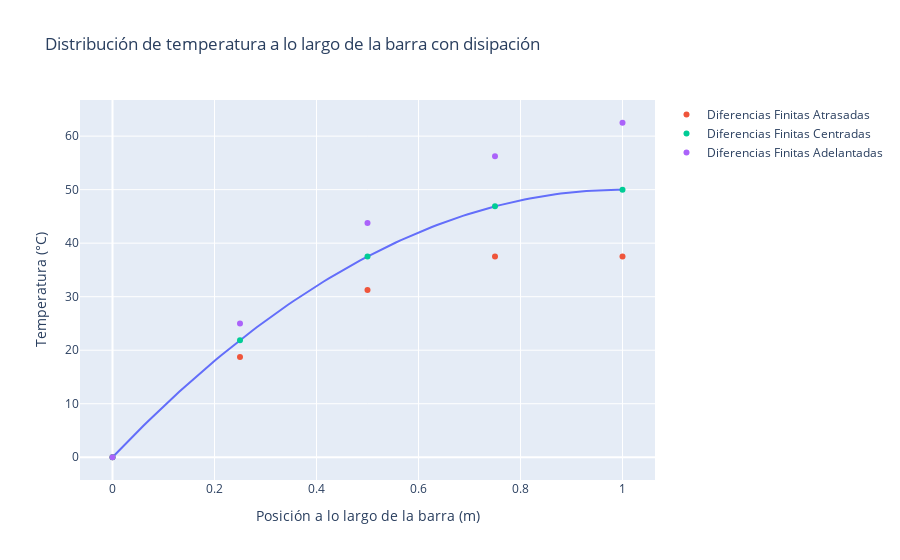

The cell this chart's notebook holds for it:
### Markdown cell above
#

### Code cell
# ------ Solución analítica ------
q = 1 / (L * W * H)  # W/m^3

def T_disipacion_un_extremo_aislado(x):
    """Calcula la temperatura en un punto x a lo largo de la barra cuando un extremo está aislado y hay disipación."""
    return (q/k)*(L*x - (x**2)/2) + T1

T_analitica = T_disipacion_un_extremo_aislado(x)

# ---------------------------------------------





# ---- Diferencias finitas, construcción de la matriz K -----
Nx = 5
dx = L / (Nx - 1)
K = np.zeros((Nx, Nx))
np.fill_diagonal(K, -2)

np.fill_diagonal(K[:-1, 1:], 1)
np.fill_diagonal(K[1:, :-1], 1)


# Condiciones de contorno izquierda
K[0,:] = 0
K[0,0] = 1
# ------------------------------------------------------------


# ------- Diferencias finitas atrasadas ------
# Tn = Tn-1
K[-1,:] = 0
K[-1,-1] = 1
K[-1,-2] = -1

Q = np.ones(Nx)*(-q/k)*dx**2 # Añadimos la disipación
Q[0] = T1
Q[-1] = 0

T_diff_finitas_atrasadas = np.linalg.solve(K, Q)
# ------------------------------------

# ------- Diferencias finitas centradas ------
# Tn = Tn-1 + q*dx^2/2k
K[-1,:] = 0
K[-1,-1] = -1
K[-1,-2] = 1
Q[-1] = -((q/k)*dx**2)/2

T_diff_finitas_centradas = np.linalg.solve(K, Q)
# ------------------------------------

# ------- Diferencias finitas adelantadas ------
# Tn-1 -Tn = -q*dx^2/2k
K[-1,:] = 0
K[-1,-1] = -1
K[-1,-2] = 1
Q[-1] = -((q/k)*dx**2)

T_diff_finitas_adelantadas = np.linalg.solve(K, Q)
# ------------------------------------

# ------- Pintamos los resultados ------

# Solucion analítica
fig = px.line(
    x=x,
    y=T_analitica,
    labels={"x": "Posición a lo largo de la barra (m)", "y": "Temperatura (°C)"},
    title="Distribución de temperatura a lo largo de la barra con disipación",
)

# Datos de diferencias finitas
fig.add_scatter(
    x=np.linspace(0, L, Nx),
    y=T_diff_finitas_atrasadas,
    mode="markers",
    name="Diferencias Finitas Atrasadas"
)
fig.add_scatter(
    x=np.linspace(0, L, Nx),
    y=T_diff_finitas_centradas,
    mode="markers",
    name="Diferencias Finitas Centradas"
)

fig.add_scatter(
    x=np.linspace(0, L, Nx),
    y=T_diff_finitas_adelantadas,
    mode="markers",
    name="Diferencias Finitas Adelantadas"
)

fig.show()
# ---------------------------------------

### Figure 1 — Plotly figure (JSON) as saved in the notebook; plotly's stock layout.template omitted (floating-point values rounded to 4 significant figures)
{"data": [{"hovertemplate": "Posición a lo largo de la barra (m)=%{x}<br>Temperatura (°C)=%{y}<extra></extra>", "legendgroup": "", "line": {"color": "#636efa", "dash": "solid"}, "marker": {"symbol": "circle"}, "mode": "lines", "name": "", "orientation": "v", "showlegend": false, "type": "scatter", "x": [0.0, 0.0101, 0.0202, 0.0303, 0.0404, 0.05051, 0.06061, 0.07071, 0.08081, 0.09091, 0.101, 0.1111, 0.1212, 0.1313, 0.1414, 0.1515, 0.1616, 0.1717, 0.1818, 0.1919, 0.202, 0.2121, 0.2222, 0.2323, 0.2424, 0.2525, 0.2626, 0.2727, 0.2828, 0.2929, 0.303, 0.3131, 0.3232, 0.3333, 0.3434, 0.3535, 0.3636, 0.3737, 0.3838, 0.3939, 0.404, 0.4141, 0.4242, 0.4343, 0.4444, 0.4545, 0.4646, 0.4747, 0.4848, 0.4949, 0.5051, 0.5152, 0.5253, 0.5354, 0.5455, 0.5556, 0.5657, 0.5758, 0.5859, 0.596, 0.6061, 0.6162, 0.6263, 0.6364, 0.6465, 0.6566, 0.6667, 0.6768, 0.6869, 0.697, 0.7071, 0.7172, 0.7273, 0.7374, 0.7475, 0.7576, 0.7677, 0.7778, 0.7879, 0.798, 0.8081, 0.8182, 0.8283, 0.8384, 0.8485, 0.8586, 0.8687, 0.8788, 0.8889, 0.899, 0.9091, 0.9192, 0.9293, 0.9394, 0.9495, 0.9596, 0.9697, 0.9798, 0.9899, 1.0], "xaxis": "x", "y": [0.0, 1.005, 2.0, 2.984, 3.959, 4.923, 5.877, 6.821, 7.754, 8.678, 9.591, 10.49, 11.39, 12.27, 13.14, 14.0, 14.86, 15.7, 16.53, 17.35, 18.16, 18.96, 19.75, 20.53, 21.3, 22.06, 22.81, 23.55, 24.28, 25.0, 25.71, 26.41, 27.1, 27.78, 28.45, 29.1, 29.75, 30.39, 31.02, 31.63, 32.24, 32.84, 33.43, 34.0, 34.57, 35.12, 35.67, 36.21, 36.73, 37.25, 37.75, 38.25, 38.73, 39.21, 39.67, 40.12, 40.57, 41.0, 41.42, 41.84, 42.24, 42.63, 43.02, 43.39, 43.75, 44.1, 44.44, 44.78, 45.1, 45.41, 45.71, 46.0, 46.28, 46.55, 46.81, 47.06, 47.3, 47.53, 47.75, 47.96, 48.16, 48.35, 48.53, 48.69, 48.85, 49.0, 49.14, 49.27, 49.38, 49.49, 49.59, 49.67, 49.75, 49.82, 49.87, 49.92, 49.95, 49.98, 49.99, 50.0], "yaxis": "y"}, {"mode": "markers", "name": "Diferencias Finitas Atrasadas", "type": "scatter", "x": [0.0, 0.25, 0.5, 0.75, 1.0], "y": [0.0, 18.75, 31.25, 37.5, 37.5]}, {"mode": "markers", "name": "Diferencias Finitas Centradas", "type": "scatter", "x": [0.0, 0.25, 0.5, 0.75, 1.0], "y": [0.0, 21.87, 37.5, 46.87, 50.0]}, {"mode": "markers", "name": "Diferencias Finitas Adelantadas", "type": "scatter", "x": [0.0, 0.25, 0.5, 0.75, 1.0], "y": [0.0, 25.0, 43.75, 56.25, 62.5]}], "layout": {"legend": {"tracegroupgap": 0}, "title": {"text": "Distribución de temperatura a lo largo de la barra con disipación"}, "xaxis": {"anchor": "y", "domain": [0, 1], "title": {"text": "Posición a lo largo de la barra (m)"}}, "yaxis": {"anchor": "x", "domain": [0, 1], "title": {"text": "Temperatura (°C)"}}}}
